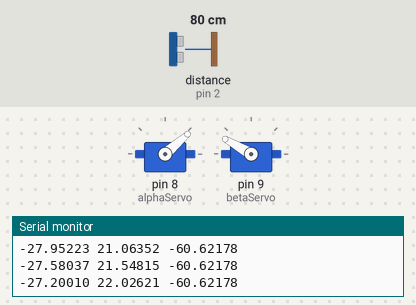
The sketch below on a simulated Arduino Uno, built with avr-gcc and run on an emulated ATmega328P. Shown: 2 × servo, the last lines printed to the serial monitor. Wiring (inferred from the names in the program): ultrasonic range finder: trigger pin 3; echo pin 2. The inputs (shaded band) are chosen by the test bench; at power-on: distance to the obstacle (sensor on pin 2) 80 cm. The echo pulse lasts 58.3 µs per cm.

Above: at 1.2 s.
1.3 s: distance to the obstacle (sensor on pin 2) set to 2 cm
At 1.71 s:
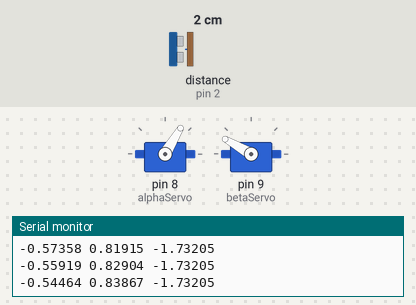
4.3 s: distance to the obstacle (sensor on pin 2) set to 18 cm
At 4.49 s:
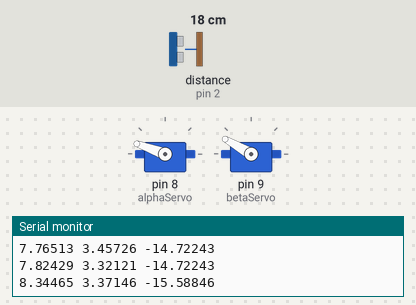
Timing chart, 0 to 32.8 s (numbered marks = the images above; inputs shaded):
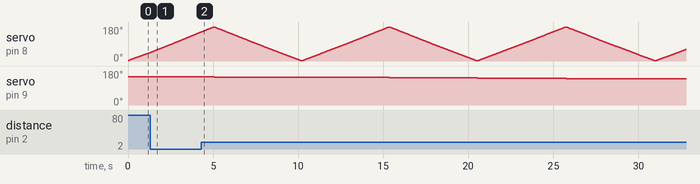

The sketch:

Sonar.ino
```cpp
#include<Servo.h>
#include<string.h>
#define TRIG_PIN 3    //  Trig ---> D3
#define ECHO_PIN 2    //  Echo ---> D2
#define TIME_OUT 10000 // Set Time_out pulseIn 5000 microsecond
//Servo init
Servo alphaServo;
float alpha = 0;

Servo betaServo;
float beta = 0;

  float x = 0;
  float y = 0;
  float z = 0;
  float dist = 0; //cm

// Calculate distance
long getDistance()
{
  long duration, distanceCm;

  digitalWrite(TRIG_PIN, LOW);
  delayMicroseconds(2);
  digitalWrite(TRIG_PIN, HIGH);
  delayMicroseconds(10);
  digitalWrite(TRIG_PIN, LOW);

  duration = pulseIn(ECHO_PIN, HIGH, TIME_OUT);

  distanceCm = duration / 29.1 / 2;

  if(distanceCm > 70)  return 70;   // If the distance exceeds the allowed limit, set equal to 70
  else if(distanceCm <= 0) return 0; //If distance <= 0 return 0
  else return distanceCm;
}
/*
//For Scan 2D
void calPos(float distance , float alpha_angle )
{
  x = distance*cos(alpha_angle*PI/180);
  y = distance*sin(alpha_angle*PI/180);
   Serial.println("Position : " + String(x) + ", " + String(y) );
}
*/
//For Scan 3D
void calPos(long distance , float alpha_angle , float beta_angle)
{
  x = distance*sin(beta_angle*PI/180)*cos(alpha_angle*PI/180);
  y = distance*sin(beta_angle*PI/180)*sin(alpha_angle*PI/180);
  z = distance*cos(beta_angle*PI/180);
  Serial.println(  String(-x,5) + " " + String(y,5)+ " " + String(z,5));
}

void scanSonar()
{

   beta = 150; //Set beta servo position = 150
   betaServo.write(150);

  while ( beta > 5)
  {
    for( alpha = 1 ; alpha<=180;alpha++)
  {
      alphaServo.write(alpha);
      delay(10);
     // calDist();
      calPos( getDistance() ,alpha, beta );
  }
  beta-=2;
  betaServo.write(beta);
  delay(10);

  for( alpha = 180 ; alpha>0;alpha--)
  {
      alphaServo.write(alpha);
      delay(10);
     // calDist();
      calPos( getDistance() ,alpha, beta );
  }
  beta-=2;
  betaServo.write(beta);
  delay(10);
  }
}
void setup() {
  alphaServo.attach(8);
  betaServo.attach(9);
  pinMode(TRIG_PIN, OUTPUT);
  pinMode(ECHO_PIN, INPUT);
  Serial.begin(9600);
}

void loop() {

//  3D MAPPING
// dist = 100;
 scanSonar();
//betaServo.write(0);
//alphaServo.write(0);
//Serial.println(getDistance());

}
```
